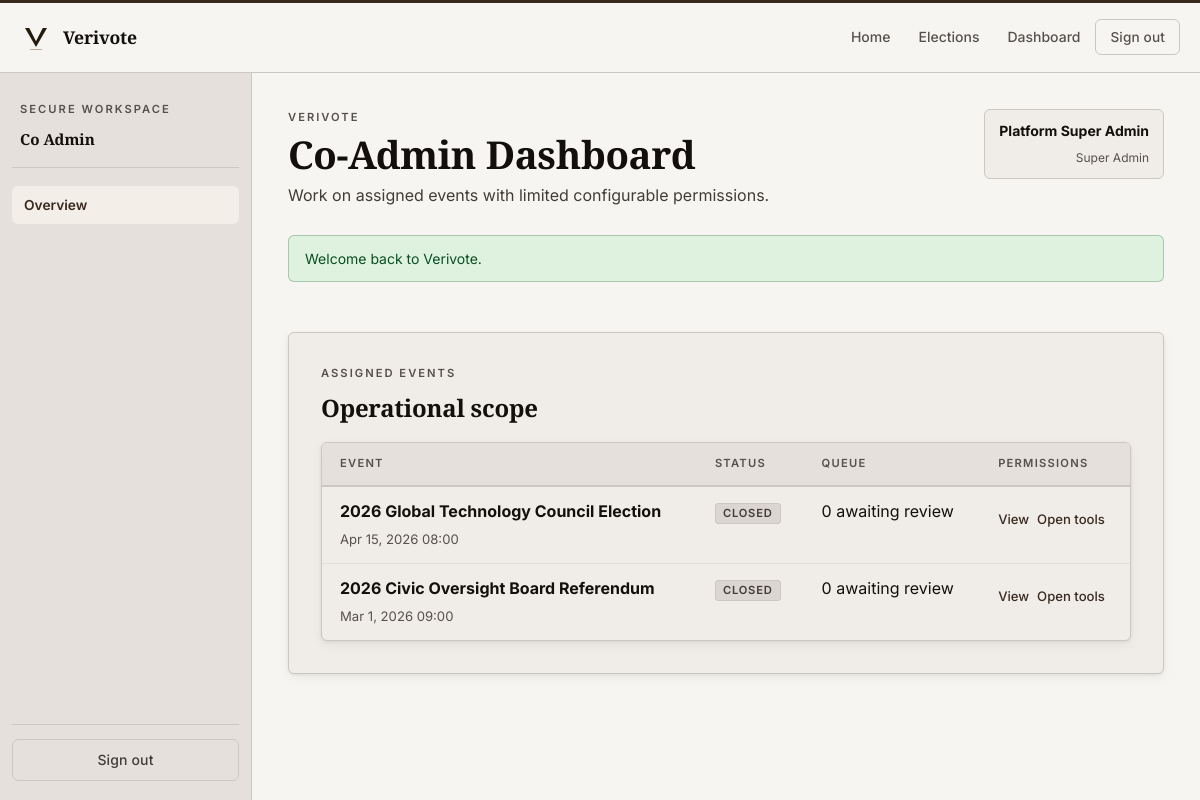
/coadmin/dashboard.php (signed in), run on an earlier commit of the app's database.
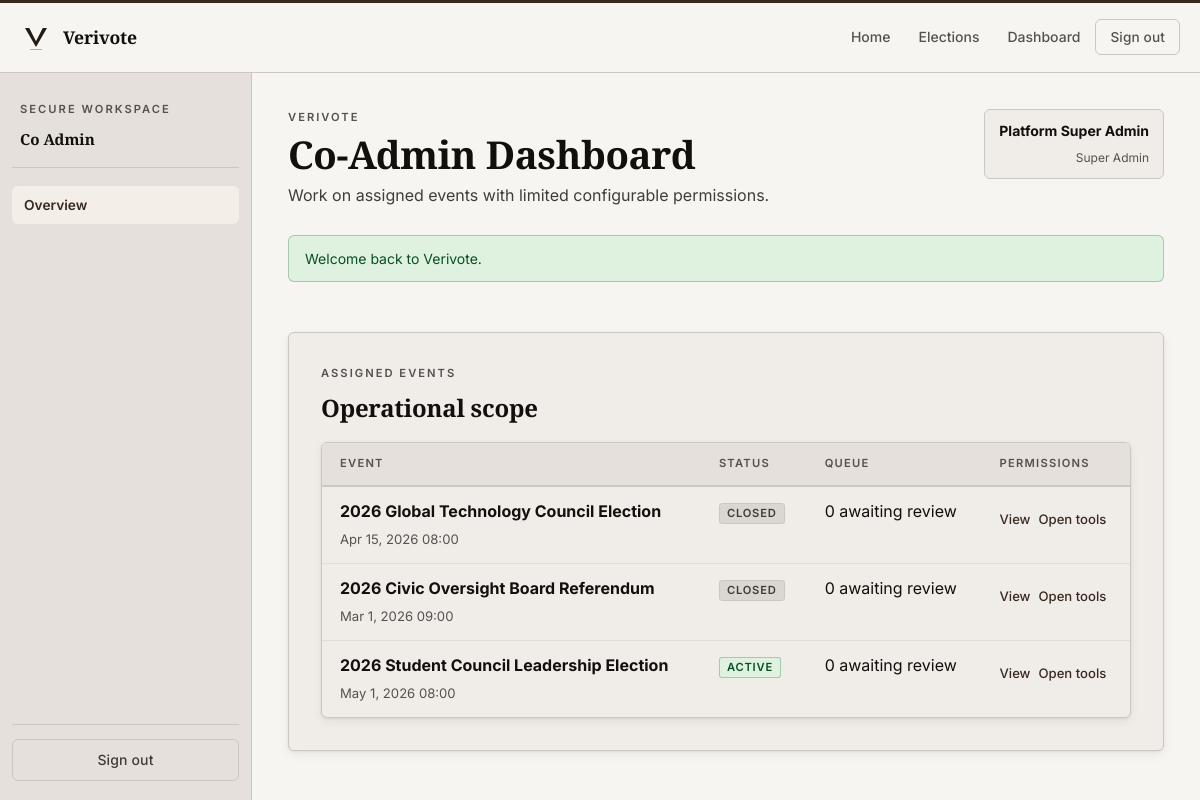
And on a later commit of the database.
### tables this page shows
CREATE TABLE events (
    id BIGINT UNSIGNED AUTO_INCREMENT PRIMARY KEY,
    created_by BIGINT UNSIGNED NOT NULL,
    title VARCHAR(200) NOT NULL,
    slug VARCHAR(220) NOT NULL UNIQUE,
    description TEXT NOT NULL,
    ballot_type ENUM('single_choice') NOT NULL DEFAULT 'single_choice',
    status ENUM('draft', 'scheduled', 'active', 'closed', 'archived') NOT NULL DEFAULT 'draft',
    start_at DATETIME NOT NULL,
    end_at DATETIME NOT NULL,
    timezone VARCHAR(80) NOT NULL DEFAULT 'UTC',
    result_visibility ENUM('private', 'public_after_close', 'public_live') NOT NULL DEFAULT 'public_after_close',
    personal_verification_enabled TINYINT(1) NOT NULL DEFAULT 1,
    public_audit_enabled TINYINT(1) NOT NULL DEFAULT 1,
    allow_self_registration TINYINT(1) NOT NULL DEFAULT 1,
    max_votes_per_token TINYINT UNSIGNED NOT NULL DEFAULT 1,
    verification_policy ENUM('all_required', 'any_one', 'custom') NOT NULL DEFAULT 'all_required',
    eligibility_rules TEXT NULL,
    event_notice TEXT NULL,
    created_at TIMESTAMP NOT NULL DEFAULT CURRENT_TIMESTAMP,
    updated_at TIMESTAMP NOT NULL DEFAULT CURRENT_TIMESTAMP ON UPDATE CURRENT_TIMESTAMP,
    CONSTRAINT fk_events_creator FOREIGN KEY (created_by) REFERENCES users(id)
);

### includes/helpers.php (called while the page is built, shortened)
<?php
function app_config(?string $key = null, mixed $default = null): mixed
{
    global $appConfig;
    $segments = explode('.', $key);
    $value = $appConfig;
    foreach ($segments as $segment) {
        $value = $value[$segment];
    }
    return $value;
}
function app_base_path(): string
{
    static $cached = null;
    if (is_string($cached)) {
        return $cached;
    }
    $documentRoot = realpath((string) ($_SERVER['DOCUMENT_ROOT'] ?? ''));
    $projectRoot = realpath(BASE_PATH);
    $documentRoot = str_replace('\\', '/', $documentRoot);
    $projectRoot = str_replace('\\', '/', $projectRoot);
    if ($projectRoot === $documentRoot) {
        $cached = '';
        return $cached;
    }
    $prefix = rtrim($documentRoot, '/') . '/';
    $relative = trim(substr($projectRoot, strlen($prefix)), '/');
    $cached = $relative === '' ? '' : '/' . $relative;
    return $cached;
}
function base_url(string $path = ''): string
{
    $appUrl = (string) app_config('app_url', '');
    $path = '/' . ltrim($path, '/');
    $basePath = app_base_path();
    if ($basePath === '') {
        return $path;
    }
    return $path === '/' ? $basePath . '/' : $basePath . $path;
}
function e(null|string|int|float $value): string
{
    return htmlspecialchars((string) $value, ENT_QUOTES | ENT_SUBSTITUTE, 'UTF-8');
}
function format_datetime(?string $value, string $format = 'M j, Y H:i T'): string
{
    return (new DateTimeImmutable($value))->format($format);
}
function format_status(string $value): string
{
    return ucwords(str_replace('_', ' ', $value));
}
function badge_class(string $status): string
{
    return match ($status) {
        'active', 'approved', 'verified', 'used', 'sent' => 'badge-success',
        'warning', 'scheduled', 'under_review', 'pending', 'queued' => 'badge-warning',
        'error', 'rejected', 'revoked', 'failed', 'suspended' => 'badge-danger',
        default => 'badge-muted',
    };
}
function fetch_all(string $sql, array $params = []): array
{
    $statement = db()->prepare($sql);
    $statement->execute($params);
    return $statement->fetchAll();
}
function effective_event_status(array $event): string
{
    if ($event['status'] !== 'active') {
        return $event['status'];
    }
    $now = new DateTimeImmutable('now');
    if ($now > new DateTimeImmutable($event['end_at'])) {
        return 'closed';
    }
    return 'active';
}

### includes/flash.php (called while the page is built, shortened)
<?php
function pull_flashes(): array
{
    $messages = $_SESSION['flash_messages'] ?? [];
    return $messages;
}

### includes/auth.php (called while the page is built, shortened)
<?php
function current_user(bool $refresh = false): ?array
{
    if (!$refresh && isset($_SESSION['cached_user'])) {
        return $_SESSION['cached_user'];
    }
    $user = fetch_one(
        'SELECT users.*, roles.slug AS role_slug, roles.name AS role_name
         FROM users
         INNER JOIN roles ON roles.id = users.role_id
         WHERE users.id = :user_id',
        ['user_id' => (int) $_SESSION['user_id']]
    );
    return $user;
}
function current_role_slug(): ?string
{
    return current_user()['role_slug'] ?? null;
}
function has_role(string|array $roleSlug): bool
{
    $current = current_role_slug();
    if (is_array($roleSlug)) {
        return in_array($current, $roleSlug, true);
    }
    return $current === $roleSlug;
}

### config/database.php (called while the page is built, shortened)
<?php
function db(): PDO
{
    $config = app_config('db');
    $dsn = sprintf(
        'mysql:host=%s;port=%s;dbname=%s;charset=%s',
        $config['host'],
        $config['port'],
        $config['name'],
        $config['charset']
    );
    $pdo = new PDO($dsn, $config['user'], $config['pass'], [
        PDO::ATTR_ERRMODE => PDO::ERRMODE_EXCEPTION,
        PDO::ATTR_DEFAULT_FETCH_MODE => PDO::FETCH_ASSOC,
        PDO::ATTR_EMULATE_PREPARES => false,
    ]);
    return $pdo;
}

### coadmin/dashboard.php (the view, shortened to what the changed rows need)
<?php
$events = has_role('super_admin')
    ? fetch_all(
        'SELECT events.*,
                (SELECT COUNT(*) FROM voter_event_submissions WHERE event_id = events.id AND status IN ("pending", "under_review")) AS review_count
         FROM events
         ORDER BY events.updated_at DESC'
    )
    : fetch_all(
        'SELECT events.*, co_admins.permissions_json,
                (SELECT COUNT(*) FROM voter_event_submissions WHERE event_id = events.id AND status IN ("pending", "under_review")) AS review_count
         FROM co_admins
         INNER JOIN events ON events.id = co_admins.event_id
         WHERE co_admins.user_id = :user_id AND co_admins.is_active = 1
         ORDER BY events.updated_at DESC',
        ['user_id' => current_user()['id']]
    );
$pageHeading = 'Co-Admin Dashboard';
$isDashboard = true;
$sidebarContext = 'co_admin';
$activeSidebar = 'coadmin-dashboard';
include dirname(__DIR__) . '/includes/header.php';
?>
<section class="panel">
    <h2>Operational scope</h2>
    <div class="table-wrap">
        <table>
            <thead>
            <tr>
                <th>Event</th>
                <th>Status</th>
                <th>Queue</th>
                <th>Permissions</th>
            </tr>
            </thead>
            <tbody>
            <?php foreach ($events as $event): ?>
                <?php
                $permissions = json_decode((string) ($event['permissions_json'] ?? '{}'), true) ?: [];
                $effStatus   = effective_event_status($event);
                ?>
                <tr>
                    <td>
                        <strong><?= e($event['title']); ?></strong>
                        <p><?= e(format_datetime($event['start_at'], 'M j, Y H:i')); ?></p>
                    </td>
                    <td><span class="badge <?= e(badge_class($effStatus)); ?>"><?= e(format_status($effStatus)); ?></span></td>
                    <td><?= e((string) $event['review_count']); ?> awaiting review</td>
                    <td>
                        <div class="table-actions" style="margin-top:8px;">
                            <a href="<?= e(base_url('/event.php?event=' . $event['id'])); ?>">View</a>
                            <?php if (empty($permissions)): ?>
                                <a href="<?= e(base_url('/creator/verifications.php?event=' . $event['id'])); ?>">Open tools</a>
                            <?php endif; ?>
                        </div>
                    </td>
                </tr>
            <?php endforeach; ?>
            </tbody>
        </table>
    </div>
</section>
<?php include dirname(__DIR__) . '/includes/footer.php'; ?>

### includes/header.php (shortened to what the changed rows need)
<?php
$pageTitle = $pageTitle ?? 'Verivote';
$isDashboard = $isDashboard ?? false;
$sidebarContext = $sidebarContext ?? (current_role_slug() ?? 'voter');
$flashes = pull_flashes();
$bodyBaseUrl = rtrim(base_url(''), '/');
?>
<!DOCTYPE html>
<html lang="en">
<head>
    <link rel="stylesheet" href="<?= e(base_url('/assets/css/app.css')); ?>">
</head>
<body class="<?= $isDashboard ? 'dashboard-body' : 'public-body'; ?>" data-base-url="<?= e($bodyBaseUrl); ?>">
<?php if ($isDashboard): ?>
    <div class="app-shell">
        <?php include __DIR__ . '/sidebar.php'; ?>
        <main id="main-content" class="app-main">
            <section class="page-head">
                <div>
                    <h1><?= e($pageHeading ?? $pageTitle); ?></h1>
                </div>
            </section>
            <?php if ($flashes): ?>
                <section class="flash-stack" role="status" aria-live="polite" aria-atomic="true">
                    <?php foreach ($flashes as $flash): ?>
                        <div class="alert alert--<?= e($flash['type']); ?>"><?= e($flash['message']); ?></div>
                    <?php endforeach; ?>
                </section>
            <?php endif; ?>
<?php endif; ?>

### includes/sidebar.php (shortened to what the changed rows need)
<?php
$role = $sidebarContext ?? (current_role_slug() ?? 'voter');
$links = match ($role) {
    'super_admin' => [
        ['label' => 'Overview', 'path' => '/admin/dashboard.php', 'slug' => 'admin-dashboard'],
        ['label' => 'Privileged Users', 'path' => '/admin/users.php', 'slug' => 'admin-users'],
        ['label' => 'Voter Accounts', 'path' => '/admin/voters.php', 'slug' => 'admin-voters'],
        ['label' => 'Site Settings', 'path' => '/admin/site_settings.php', 'slug' => 'admin-site-settings'],
        ['label' => 'Audit Trail', 'path' => '/admin/audits.php', 'slug' => 'admin-audits'],
        ['label' => 'Test Settings', 'path' => '/admin/settings.php', 'slug' => 'admin-settings'],
    ],
    'event_creator' => [
        ['label' => 'Overview', 'path' => '/creator/dashboard.php', 'slug' => 'creator-dashboard'],
        ['label' => 'New / Edit Event', 'path' => '/creator/event_form.php', 'slug' => 'creator-event'],
    ],
    'co_admin' => [
        ['label' => 'Overview', 'path' => '/coadmin/dashboard.php', 'slug' => 'coadmin-dashboard'],
    ],
    'verifier' => [
        ['label' => 'Verifier Queue', 'path' => '/verifier/dashboard.php', 'slug' => 'verifier-dashboard'],
    ],
    default => [
        ['label' => 'Overview', 'path' => '/voter/dashboard.php', 'slug' => 'voter-dashboard'],
        ['label' => 'My Account', 'path' => '/voter/account.php', 'slug' => 'voter-account'],
        ['label' => 'Cast Vote', 'path' => '/voter/cast_vote.php', 'slug' => 'voter-cast'],
        ['label' => 'Verify Receipt', 'path' => '/voter/verify_vote.php', 'slug' => 'voter-verify'],
    ],
};
?>
<aside class="sidebar">
    <nav class="sidebar__nav">
        <?php foreach ($links as $link): ?>
            <a class="<?= ($activeSidebar ?? '') === $link['slug'] ? 'is-active' : ''; ?>" href="<?= e(base_url($link['path'])); ?>">
                <?= e($link['label']); ?>
            </a>
        <?php endforeach; ?>
    </nav>
</aside>

What changed in the data, as far as the page shows it:
added events: title "2026 Student Council Leadership Election", start_at "May 1, 2026 08:00", effStatus "ACTIVE", review_count "0"
